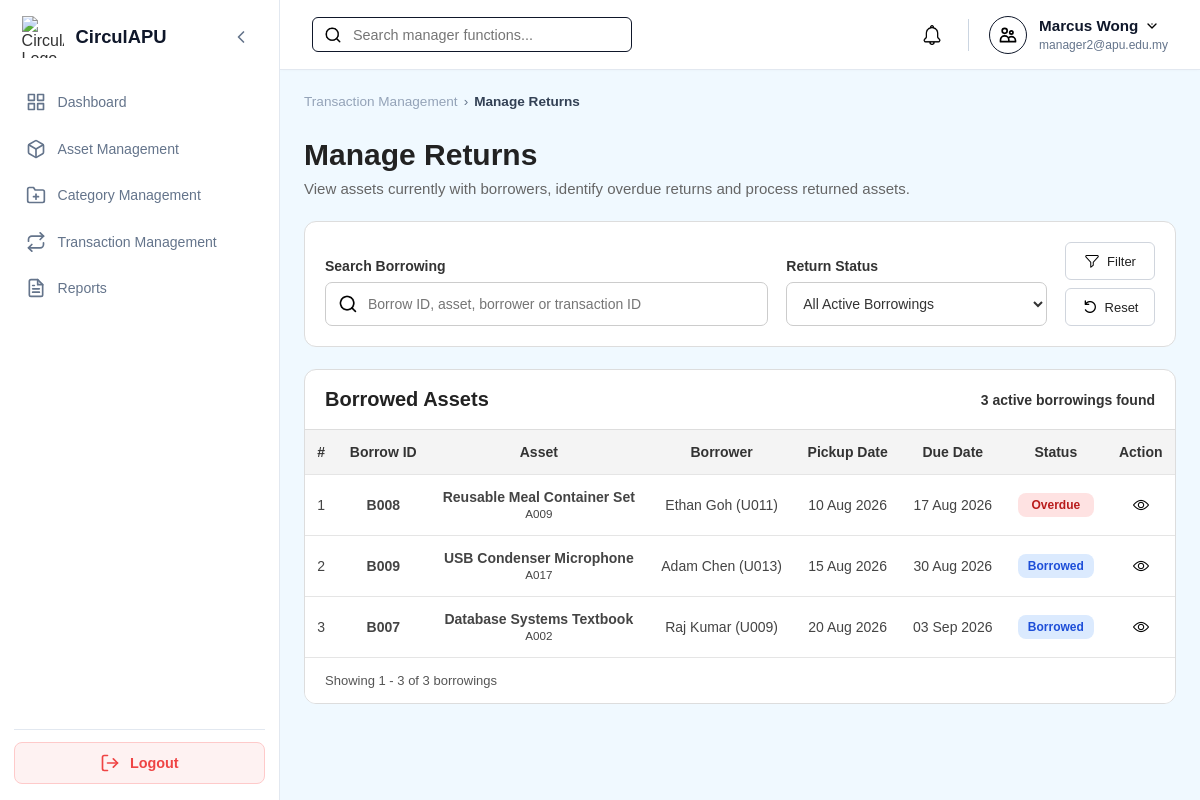
/Manager/manager_borrowed_assets.php (signed in), run on the app's committed database.
### tables this page shows
CREATE TABLE `borrowings` (
  `borrowID` varchar(10) NOT NULL,
  `assetID` varchar(10) NOT NULL,
  `borrowerID` varchar(10) NOT NULL,
  `transactionID` varchar(10) NOT NULL,
  `borrowDate` timestamp NOT NULL DEFAULT current_timestamp(),
  `expectedReturnDate` datetime NOT NULL,
  `actualReturnDate` datetime DEFAULT NULL,
  `borrowingStatus` enum('Pending','Approved','Borrowed','Returned','Completed','Cancelled','Overdue') NOT NULL
);

CREATE TABLE `assets` (
  `assetID` varchar(10) NOT NULL,
  `ownerID` varchar(10) NOT NULL,
  `categoryID` varchar(10) NOT NULL,
  `assetName` varchar(150) NOT NULL,
  `description` varchar(255) DEFAULT NULL,
  `assetCondition` enum('New','Like New','Good','Fair','Poor') NOT NULL,
  `imageURL` varchar(255) DEFAULT NULL,
  `availabilityStatus` enum('Available','Reserved','Borrowed','Unavailable') NOT NULL,
  `listingStatus` enum('Draft','Pending Review','Ready for Verification','Approved','Published','Rejected','Removed') NOT NULL,
  `createdDate` timestamp NOT NULL DEFAULT current_timestamp(),
  `updatedDate` timestamp NULL DEFAULT NULL ON UPDATE current_timestamp(),
  `verificationStatus` enum('Pending','Approved','Rejected') NOT NULL
);

CREATE TABLE `user` (
  `userID` varchar(10) NOT NULL,
  `name` varchar(100) NOT NULL,
  `email` varchar(100) NOT NULL,
  `password` varchar(255) NOT NULL,
  `role` enum('Member','Auditor','Manager','Admin') NOT NULL DEFAULT 'Member',
  `status` enum('Active','Suspended','Deleted') NOT NULL DEFAULT 'Active',
  `ecopoint` int(11) NOT NULL DEFAULT 0,
  `dateCreated` timestamp NOT NULL DEFAULT current_timestamp()
);

### Manager/manager_borrowed_assets.php (the view, shortened to what this page needs)
<?php
require_once '../db.php';
function e($v): string { return htmlspecialchars((string)$v, ENT_QUOTES, 'UTF-8'); }
function d($v): string { return $v && strtotime($v) ? date('d M Y', strtotime($v)) : '-'; }
$search=trim($_GET['search']??'');
$status=trim($_GET['status']??'');
$rows=[];$error='';$perPage=8;$page=max(1,(int)($_GET['page']??1));
$total=$offset=0;$totalPages=1;
try{
    $c=$conn;$c->set_charset('utf8mb4');
    $where=["b.actualReturnDate IS NULL","b.borrowingStatus IN ('Borrowed','Active','Overdue')"];
    $params=[];$types='';
    $whereSQL='WHERE '.implode(' AND ',$where);
    $s=$c->prepare("SELECT COUNT(*) total
        FROM borrowings b
        JOIN transactionrequests t ON t.transactionID=b.transactionID
        JOIN assets a ON a.assetID=b.assetID
        JOIN user u ON u.userID=b.borrowerID
        $whereSQL");
    $s->execute();$total=(int)$s->get_result()->fetch_assoc()['total'];$s->close();
    $totalPages=max(1,(int)ceil($total/$perPage));$page=min($page,$totalPages);$offset=($page-1)*$perPage;
    $s=$c->prepare("SELECT b.borrowID,b.transactionID,b.borrowDate,b.expectedReturnDate,b.borrowingStatus,
            a.assetID,a.assetName,a.assetCondition,
            u.userID borrowerID,u.name borrowerName,
            (DATE(b.expectedReturnDate)<CURDATE()) isOverdue
        FROM borrowings b
        JOIN transactionrequests t ON t.transactionID=b.transactionID
        JOIN assets a ON a.assetID=b.assetID
        JOIN user u ON u.userID=b.borrowerID
        $whereSQL
        ORDER BY isOverdue DESC,b.expectedReturnDate ASC
        LIMIT ? OFFSET ?");
    $list=[...$params,$perPage,$offset];
    $s->bind_param($types.'ii',...$list);$s->execute();
    $rows=$s->get_result()->fetch_all(MYSQLI_ASSOC);$s->close();
}catch(Throwable $z){
    error_log($z->getMessage());$error='Unable to load borrowed assets. Please try again.';
}
$start=$total?$offset+1:0;$end=min($offset+$perPage,$total);
$back=http_build_query(array_filter(['search'=>$search,'status'=>$status,'page'=>$page],fn($v)=>$v!==''&&$v!==1));
$backParam=$back?'&back='.rawurlencode($back):'';
?>
<!DOCTYPE html>
<html lang="en">
<head>
<link rel="stylesheet" href="../style.css"><link rel="stylesheet" href="manager_style.css"><link rel="stylesheet" href="manager_mobile.css">
</head>
<body class="role-manager">
<div class="dashboard-container">
<?php include '../sidebar.php';?><div class="main-content"><?php include '../header.php';?>
<main class="page-body">
<section class="management-heading">
<div class="breadcrumb"><a href="manager_transactions.php">Transaction Management</a><span>›</span><span class="breadcrumb-current">Manage Returns</span></div>
<h1>Manage Returns</h1>
<p>View assets currently with borrowers, identify overdue returns and process returned assets.</p>
</section>
<section class="management-filter desktop-borrowing-filter">
<form method="GET">
<div class="management-filter-group search">
<label for="search">Search Borrowing</label>
<div class="management-search-input"><img src="../assets/icons/search.png" alt="">
<input id="search" name="search" value="<?=e($search)?>" placeholder="Borrow ID, asset, borrower or transaction ID"></div>
</div>
<div class="management-filter-group">
<label for="status">Return Status</label>
<select id="status" name="status">
<option value="">All Active Borrowings</option>
</select>
</div>
<div class="management-filter-buttons">
<button class="management-filter-btn"><img src="../assets/icons/filter.png" alt=""> Filter</button>
<a href="manager_borrowed_assets.php" class="management-reset-btn"><img src="../assets/icons/reset.png" alt=""> Reset</a>
</div>
</form>
</section>
<section class="management-list desktop-borrowing-list">
<div class="management-list-header">
<h2><?= $status==='Overdue'?'Overdue Returns':'Borrowed Assets' ?></h2>
<p><?= $total ?> active borrowing<?= $total===1?'':'s' ?> found</p>
</div>
<div class="management-table-wrapper">
<table class="management-table">
<thead><tr><th>#</th><th>Borrow ID</th><th>Asset</th><th>Borrower</th><th>Pickup Date</th><th>Due Date</th><th>Status</th><th>Action</th></tr></thead>
<tbody>
<?php if(!$rows):?>
<tr><td colspan="8" class="management-empty-state">No active borrowings found.</td></tr>
<?php else:foreach($rows as $i=>$r):$display=$r['isOverdue']?'Overdue':'Borrowed';?>
<tr>
<td><?=$offset+$i+1?></td>
<td><strong><?=e($r['borrowID'])?></strong></td>
<td><strong><?=e($r['assetName'])?></strong><br><small><?=e($r['assetID'])?></small></td>
<td><?=e($r['borrowerName'].' ('.$r['borrowerID'].')')?></td>
<td><?=e(d($r['borrowDate']))?></td>
<td><?=e(d($r['expectedReturnDate']))?></td>
<td><span class="status-badge" data-status="<?=e($display)?>"><?=e($display)?></span></td>
<td>
<a href="manager_borrowed_asset_view.php?transactionID=<?=e($r['transactionID'])?><?=$backParam?>" class="management-action-btn" title="View Borrowing">
<img src="../assets/icons/view.png" alt="View">
</a>
</td>
</tr>
<?php endforeach;endif;?>
</tbody>
</table>
</div>
<div class="management-table-footer">
<p>Showing <?=$start?> - <?=$end?> of <?=$total?> borrowings</p>
</div>
</section>
</main>
</div></div>
</body></html>

### Manager/manager_style.css (style rules this page uses)
.status-badge { display:inline-flex;align-items:center;justify-content:center; min-width:76px;padding:6px 10px;border-radius:8px; background:#f1f5f9;color:#475569;font-size:12px;font-weight:700;line-height:1;white-space:nowrap; }
.status-badge[data-status="Reserved"], .status-badge[data-status="Borrowed"], .status-badge[data-status="Ready for Verification"], .mobile-status-pill[data-status="Ready for Verification"] { background:#dbeafe;color:#1d4ed8 }
.status-badge[data-status="Inactive"], .status-badge[data-status="Cancelled"], .status-badge[data-status="Overdue"] { background:#fee2e2; color:#b91c1c; }

### data on the page
borrowings: i "1", borrowID "B008", assetID.assetName "Reusable Meal Container Set", assetID.assetID "A009", borrowerID.userID "Ethan Goh (U011)", borrowDate "10 Aug 2026", expectedReturnDate "17 Aug 2026", display "Overdue"
borrowings: i "2", borrowID "B009", assetID.assetName "USB Condenser Microphone", assetID.assetID "A017", borrowerID.userID "Adam Chen (U013)", borrowDate "15 Aug 2026", expectedReturnDate "30 Aug 2026", display "Borrowed"
borrowings: i "3", borrowID "B007", assetID.assetName "Database Systems Textbook", assetID.assetID "A002", borrowerID.userID "Raj Kumar (U009)", borrowDate "20 Aug 2026", expectedReturnDate "03 Sep 2026", display "Borrowed"

### other printed values
$user_name "Marcus Wong"
$user_email "manager2@apu.edu.my"
$total "3"
$start "1"
$end "3"
